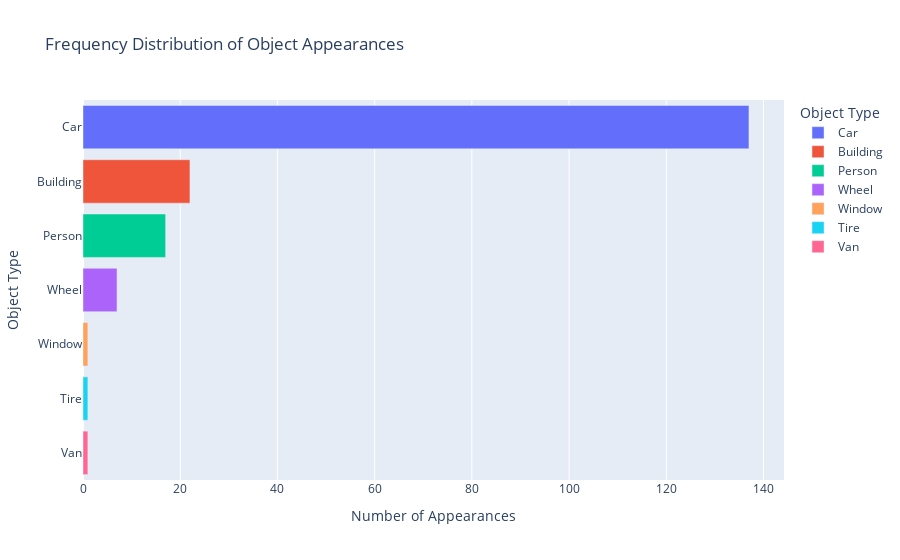

The cell this chart's notebook holds for it:
### Code cell
fig = px.bar(df_freq, x='count', y='object', orientation='h', color='object', title='Frequency Distribution of Object Appearances', labels={'count': 'Number of Appearances', 'object': 'Object Type'})
fig.update_layout(xaxis_title='Number of Appearances', yaxis_title='Object Type')
fig.show()

### Figure 1 — Plotly figure (JSON) as saved in the notebook; plotly's stock layout.template omitted (floating-point values rounded to 4 significant figures)
{"data": [{"alignmentgroup": "True", "hovertemplate": "Object Type=%{y}<br>Number of Appearances=%{x}<extra></extra>", "legendgroup": "Car", "marker": {"color": "#636efa", "pattern": {"shape": ""}}, "name": "Car", "offsetgroup": "Car", "orientation": "h", "showlegend": true, "textposition": "auto", "type": "bar", "x": [137], "xaxis": "x", "y": ["Car"], "yaxis": "y"}, {"alignmentgroup": "True", "hovertemplate": "Object Type=%{y}<br>Number of Appearances=%{x}<extra></extra>", "legendgroup": "Building", "marker": {"color": "#EF553B", "pattern": {"shape": ""}}, "name": "Building", "offsetgroup": "Building", "orientation": "h", "showlegend": true, "textposition": "auto", "type": "bar", "x": [22], "xaxis": "x", "y": ["Building"], "yaxis": "y"}, {"alignmentgroup": "True", "hovertemplate": "Object Type=%{y}<br>Number of Appearances=%{x}<extra></extra>", "legendgroup": "Person", "marker": {"color": "#00cc96", "pattern": {"shape": ""}}, "name": "Person", "offsetgroup": "Person", "orientation": "h", "showlegend": true, "textposition": "auto", "type": "bar", "x": [17], "xaxis": "x", "y": ["Person"], "yaxis": "y"}, {"alignmentgroup": "True", "hovertemplate": "Object Type=%{y}<br>Number of Appearances=%{x}<extra></extra>", "legendgroup": "Wheel", "marker": {"color": "#ab63fa", "pattern": {"shape": ""}}, "name": "Wheel", "offsetgroup": "Wheel", "orientation": "h", "showlegend": true, "textposition": "auto", "type": "bar", "x": [7], "xaxis": "x", "y": ["Wheel"], "yaxis": "y"}, {"alignmentgroup": "True", "hovertemplate": "Object Type=%{y}<br>Number of Appearances=%{x}<extra></extra>", "legendgroup": "Window", "marker": {"color": "#FFA15A", "pattern": {"shape": ""}}, "name": "Window", "offsetgroup": "Window", "orientation": "h", "showlegend": true, "textposition": "auto", "type": "bar", "x": [1], "xaxis": "x", "y": ["Window"], "yaxis": "y"}, {"alignmentgroup": "True", "hovertemplate": "Object Type=%{y}<br>Number of Appearances=%{x}<extra></extra>", "legendgroup": "Tire", "marker": {"color": "#19d3f3", "pattern": {"shape": ""}}, "name": "Tire", "offsetgroup": "Tire", "orientation": "h", "showlegend": true, "textposition": "auto", "type": "bar", "x": [1], "xaxis": "x", "y": ["Tire"], "yaxis": "y"}, {"alignmentgroup": "True", "hovertemplate": "Object Type=%{y}<br>Number of Appearances=%{x}<extra></extra>", "legendgroup": "Van", "marker": {"color": "#FF6692", "pattern": {"shape": ""}}, "name": "Van", "offsetgroup": "Van", "orientation": "h", "showlegend": true, "textposition": "auto", "type": "bar", "x": [1], "xaxis": "x", "y": ["Van"], "yaxis": "y"}], "layout": {"barmode": "relative", "legend": {"title": {"text": "Object Type"}, "tracegroupgap": 0}, "title": {"text": "Frequency Distribution of Object Appearances"}, "xaxis": {"anchor": "y", "domain": [0, 1], "title": {"text": "Number of Appearances"}}, "yaxis": {"anchor": "x", "categoryarray": ["Van", "Tire", "Window", "Wheel", "Person", "Building", "Car"], "categoryorder": "array", "domain": [0, 1], "title": {"text": "Object Type"}}}}
